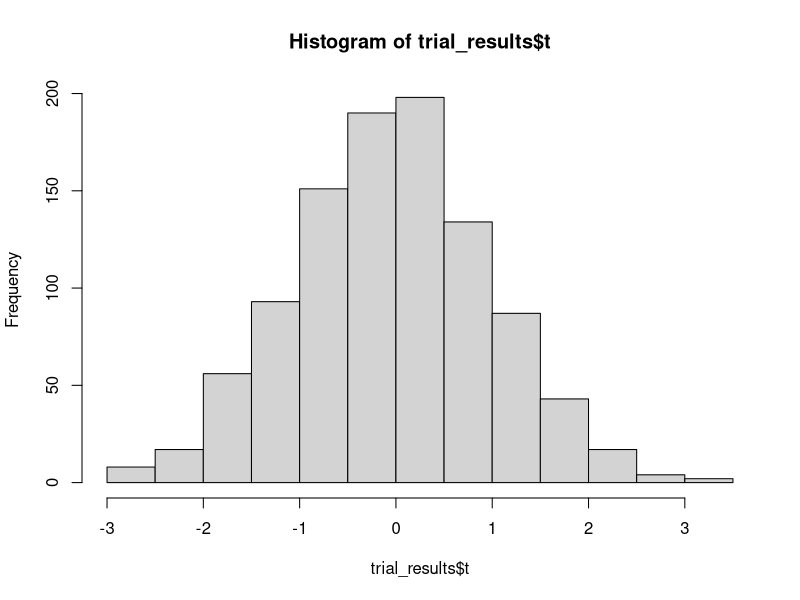
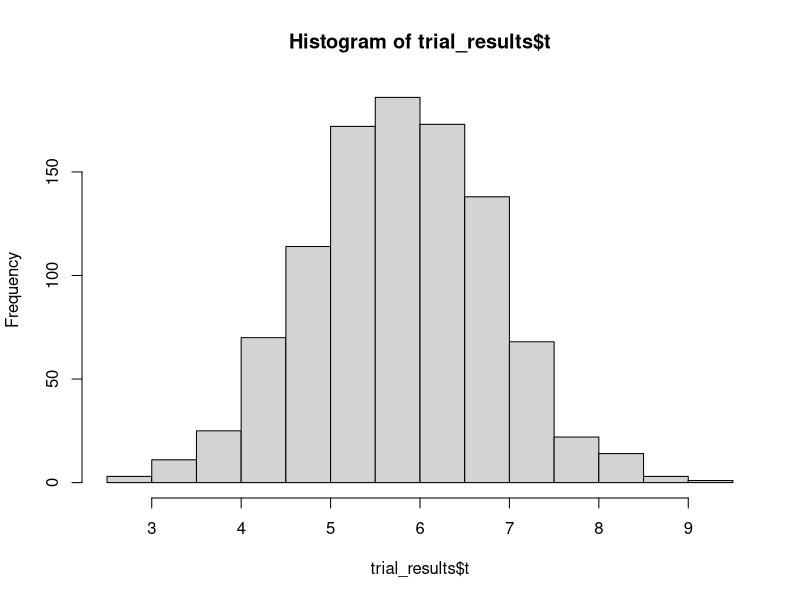

Generate these figures, in order, with R:
## ---- chunk 1
knitr::opts_chunk$set(echo = TRUE)

library(tidyverse)

## ---- chunk 2

num_centers <- 1000 # Сколько раз повторим эксперимент?

sample_size <- 300 # Количество пациентов, прошедших, терапию
True_Hg_improve <- 0 # Истинное среднее изменение гемоглобина
Hg_sd <- 6 # Разброс в улучшении Hg

df_trial <- data.frame(
  center_ID = rep(1:num_centers, each = sample_size),
  patient_ID = rep(1:sample_size, num_centers),
  Hg_change = rnorm(sample_size*num_centers, mean = True_Hg_improve, sd = Hg_sd)
)

trial_results <- df_trial %>% 
  group_by(center_ID) %>% 
  dplyr::summarise(t = sqrt(sample_size)*mean(Hg_change)/sd(Hg_change)) %>% 
  ungroup()

hist(trial_results$t)

alpha <- 0.05 # Уровень значимости (ошибка первого рода)
a <- qnorm(alpha/2) # Нижняя граница
b <- qnorm(1 - alpha/2) # Верхняя граница

a <- qt(alpha/2, df = sample_size-1) # Нижняя граница
b <- qt(1 - alpha/2, df = sample_size-1) # Верхняя граница


trial_errors <- trial_results %>% 
  mutate(out = ifelse((t < b) & (t > a), 'Fail to reject H0', 'Reject H0'))

table(trial_errors$out)

## ---- chunk 3

num_centers <- 1000 # Сколько раз повторим эксперимент?

sample_size <- 300 # Количество пациентов, прошедших, терапию
True_Hg_improve <- 2 # Истинное среднее изменение гемоглобина
Hg_sd <- 6 # Разброс в улучшении Hg

df_trial <- data.frame(
  center_ID = rep(1:num_centers, each = sample_size),
  patient_ID = rep(1:sample_size, num_centers),
  Hg_change = rnorm(sample_size*num_centers, mean = True_Hg_improve, sd = Hg_sd)
)

trial_results <- df_trial %>% 
  group_by(center_ID) %>% 
  dplyr::summarise(t = sqrt(sample_size)*mean(Hg_change)/sd(Hg_change)) %>% 
  ungroup()

hist(trial_results$t)

trial_errors <- trial_results %>% 
  mutate(out = ifelse((t < b) & (t > a), 'Fail to reject H0', 'Reject H0'))

table(trial_errors$out)

